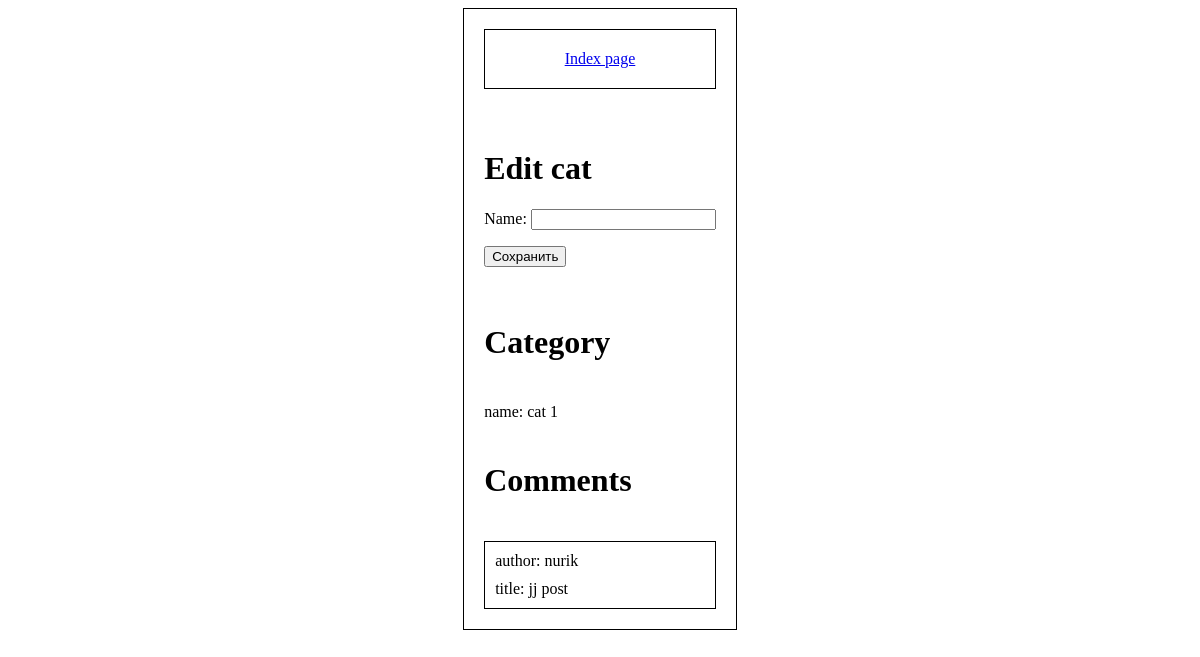
The page /cat/info/1 on the database as committed earlier.
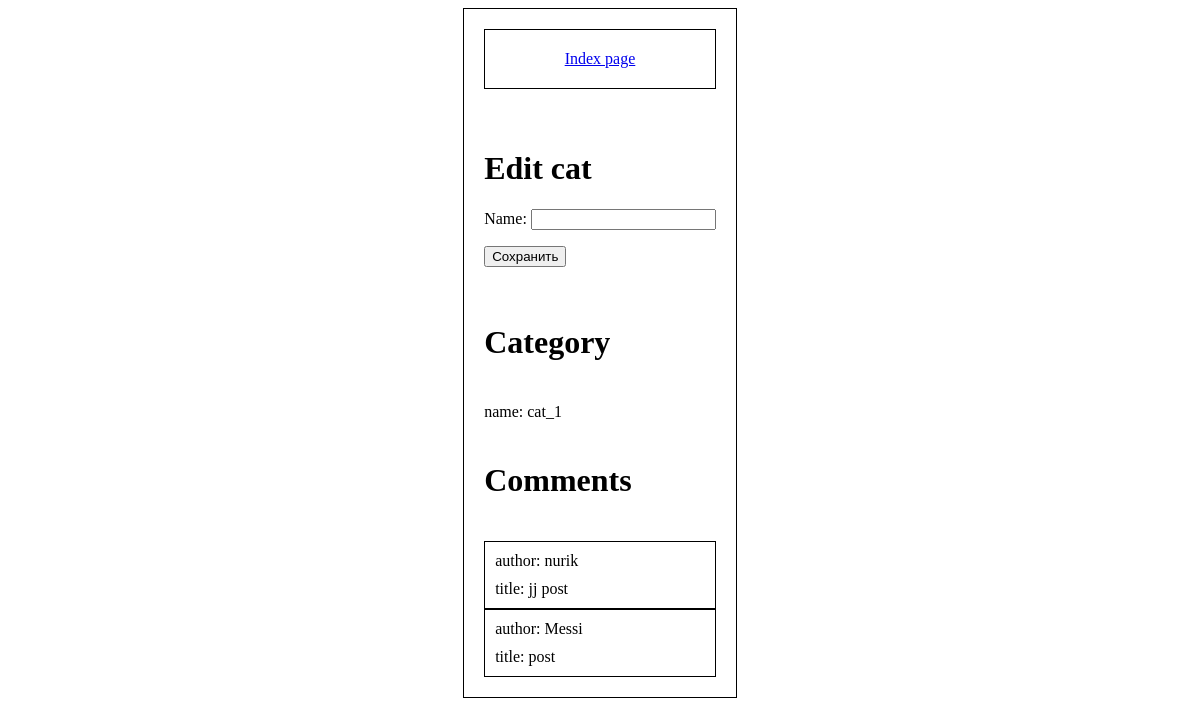
The same page on the database as committed later.
### post/models.py (models this page shows, shortened)
class Category(models.Model):
    name = models.CharField(max_length=100)

class Post(models.Model):
    title = models.CharField(max_length=100)
    author = models.CharField(max_length=100)
    category = models.ForeignKey(Category, on_delete=models.CASCADE, related_name='posts')

### post/views.py (the view)
# urls.py: path('cat/info/<int:id>', views.cat_info, name='cat_info'),
def cat_info(request, id):
    cat = Category.objects.get(pk=id)
    if request.method == 'POST':
        form = CategoryForm(request.POST, instance=cat)
        if form.is_valid():
            form.save()
    ctx = {
        'cat': cat,
        'posts': Post.objects.filter(category=cat),
        'cat_form': CategoryForm(),
    }
    return render(request, 'post/cat_info.html', ctx)

### post/forms.py
class CategoryForm(forms.ModelForm):
    class Meta:
        model = Category
        fields = 'name',

### post/templates/post/cat_info.html (shortened to what this page needs)
{% extends 'post/layouts/base.html' %}
{% block content %}
    <div class="header">
        <a href="{% url 'index' %}">Index page</a>
    </div>
    <div class="">
        <h1>Edit cat</h1>
        <form action="" method="post">
            {{ cat_form.as_p }}
            <button>Сохранить</button>
        </form>
    </div>
    <h1>Category</h1>
    <div class="info">
        <div>
            name: {{ cat.name }}
        </div>
    </div>
    <h1>Comments</h1>
    <div class="posts">
        {% for post in posts %}
            <div class="comment">
                <div>author: {{ post.author }}</div>
                <div>title: {{ post.title }}</div>
            </div>
        {% endfor %}
    </div>
{% endblock content %}

Rows that differ between the two databases and show on the page:
changed Category: name "cat 1" → "cat_1"
added Post: author "Messi", title "post"
